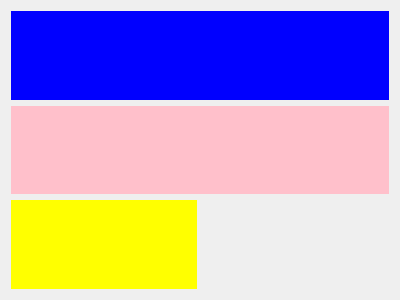
<?xml version="1.0" encoding="UTF-8"?>
<ui version="4.0">
 <class>FourGraphs</class>
 <widget class="QWidget" name="FourGraphs">
  <property name="geometry">
   <rect>
    <x>0</x>
    <y>0</y>
    <width>400</width>
    <height>300</height>
   </rect>
  </property>
  <property name="windowTitle">
   <string>Form</string>
  </property>
  <layout class="QVBoxLayout" name="verticalLayout_2">
   <item>
    <layout class="QVBoxLayout" name="verticalLayout">
     <item>
      <widget class="ecg" name="widget_3" native="true">
       <property name="styleSheet">
        <string notr="true">background-color:blue;</string>
       </property>
      </widget>
     </item>
     <item>
      <widget class="volumeChart" name="widget_4" native="true">
       <property name="styleSheet">
        <string notr="true">background-color:pink;</string>
       </property>
      </widget>
     </item>
     <item>
      <layout class="QHBoxLayout" name="horizontalLayout">
       <item>
        <widget class="QWidget" name="widget" native="true">
         <property name="styleSheet">
          <string notr="true">background-color:yellow;</string>
         </property>
        </widget>
       </item>
       <item>
        <widget class="QWidget" name="widget_2" native="true"/>
       </item>
      </layout>
     </item>
    </layout>
   </item>
  </layout>
 </widget>
 <customwidgets>
  <customwidget>
   <class>volumeChart</class>
   <extends>QWidget</extends>
   <header>volumechart.h</header>
   <container>1</container>
  </customwidget>
  <customwidget>
   <class>ecg</class>
   <extends>QWidget</extends>
   <header location="global">ecg.h</header>
   <container>1</container>
  </customwidget>
 </customwidgets>
 <resources/>
 <connections/>
</ui>
